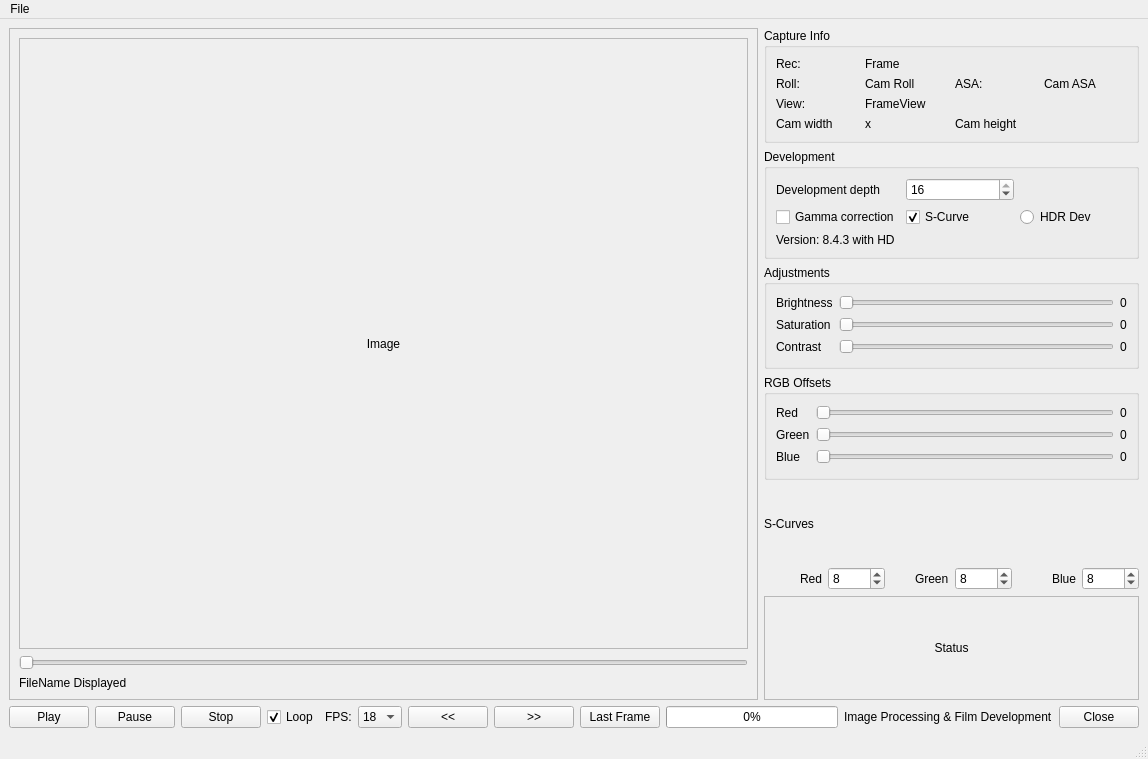
<?xml version="1.0" encoding="UTF-8"?>
<ui version="4.0">
 <class>Processing</class>
 <widget class="QMainWindow" name="Processing">
  <property name="geometry">
   <rect>
    <x>0</x>
    <y>0</y>
    <width>1148</width>
    <height>759</height>
   </rect>
  </property>
  <property name="windowTitle">
   <string>Image Processing &amp; Film Development</string>
  </property>
  <widget class="QWidget" name="centralwidget">
   <layout class="QVBoxLayout" name="rootLayout">
    <item>
     <layout class="QHBoxLayout" name="mainRow" stretch="2,1">
      <item>
       <widget class="QScrollArea" name="imageScrollArea">
        <property name="widgetResizable">
         <bool>true</bool>
        </property>
        <widget class="QWidget" name="imageScrollAreaWidget">
         <property name="geometry">
          <rect>
           <x>0</x>
           <y>0</y>
           <width>743</width>
           <height>633</height>
          </rect>
         </property>
         <layout class="QVBoxLayout" name="imageAreaLayout">
          <item>
           <widget class="QLabel" name="Label_showimage">
            <property name="sizePolicy">
             <sizepolicy hsizetype="Expanding" vsizetype="Expanding">
              <horstretch>0</horstretch>
              <verstretch>0</verstretch>
             </sizepolicy>
            </property>
            <property name="minimumSize">
             <size>
              <width>320</width>
              <height>240</height>
             </size>
            </property>
            <property name="frameShape">
             <enum>QFrame::Shape::StyledPanel</enum>
            </property>
            <property name="text">
             <string>Image</string>
            </property>
            <property name="scaledContents">
             <bool>false</bool>
            </property>
            <property name="alignment">
             <set>Qt::AlignmentFlag::AlignCenter</set>
            </property>
           </widget>
          </item>
          <item>
           <widget class="QSlider" name="horizontalSlider_3">
            <property name="minimum">
             <number>0</number>
            </property>
            <property name="maximum">
             <number>4000</number>
            </property>
            <property name="value">
             <number>0</number>
            </property>
            <property name="tracking">
             <bool>false</bool>
            </property>
            <property name="orientation">
             <enum>Qt::Orientation::Horizontal</enum>
            </property>
           </widget>
          </item>
          <item>
           <widget class="QLabel" name="FilenameDisplayed_Label">
            <property name="text">
             <string>FileName Displayed</string>
            </property>
            <property name="textInteractionFlags">
             <set>Qt::TextInteractionFlag::TextSelectableByMouse</set>
            </property>
           </widget>
          </item>
         </layout>
        </widget>
       </widget>
      </item>
      <item>
       <layout class="QVBoxLayout" name="controlsColumn">
        <item>
         <widget class="QGroupBox" name="infoGroup">
          <property name="title">
           <string>Capture Info</string>
          </property>
          <layout class="QGridLayout" name="infoGrid">
           <item row="0" column="0">
            <widget class="QLabel" name="label_12">
             <property name="text">
              <string>Rec:</string>
             </property>
            </widget>
           </item>
           <item row="0" column="1">
            <widget class="QLabel" name="label">
             <property name="text">
              <string>Frame</string>
             </property>
            </widget>
           </item>
           <item row="1" column="0">
            <widget class="QLabel" name="label_10">
             <property name="text">
              <string>Roll:</string>
             </property>
            </widget>
           </item>
           <item row="1" column="1">
            <widget class="QLabel" name="label_6">
             <property name="text">
              <string>Cam Roll</string>
             </property>
            </widget>
           </item>
           <item row="1" column="2">
            <widget class="QLabel" name="label_5">
             <property name="text">
              <string>ASA:</string>
             </property>
            </widget>
           </item>
           <item row="1" column="3">
            <widget class="QLabel" name="label_7">
             <property name="text">
              <string>Cam ASA</string>
             </property>
            </widget>
           </item>
           <item row="2" column="0">
            <widget class="QLabel" name="label_FrameView_2">
             <property name="text">
              <string>View:</string>
             </property>
            </widget>
           </item>
           <item row="2" column="1">
            <widget class="QLabel" name="label_FrameView">
             <property name="text">
              <string>FrameView</string>
             </property>
            </widget>
           </item>
           <item row="3" column="0">
            <widget class="QLabel" name="label_8">
             <property name="text">
              <string>Cam width</string>
             </property>
            </widget>
           </item>
           <item row="3" column="1">
            <widget class="QLabel" name="label_3">
             <property name="text">
              <string>x</string>
             </property>
            </widget>
           </item>
           <item row="3" column="2">
            <widget class="QLabel" name="label_9">
             <property name="text">
              <string>Cam height</string>
             </property>
            </widget>
           </item>
          </layout>
         </widget>
        </item>
        <item>
         <widget class="QGroupBox" name="devGroup">
          <property name="title">
           <string>Development</string>
          </property>
          <layout class="QGridLayout" name="devGrid">
           <item row="0" column="0">
            <widget class="QLabel" name="label_2">
             <property name="text">
              <string>Development depth</string>
             </property>
            </widget>
           </item>
           <item row="0" column="1">
            <widget class="QSpinBox" name="bitDepth">
             <property name="minimum">
              <number>8</number>
             </property>
             <property name="maximum">
              <number>16</number>
             </property>
             <property name="singleStep">
              <number>8</number>
             </property>
             <property name="value">
              <number>16</number>
             </property>
            </widget>
           </item>
           <item row="1" column="0">
            <widget class="QCheckBox" name="GammaCorrectionBox">
             <property name="text">
              <string>Gamma correction</string>
             </property>
            </widget>
           </item>
           <item row="1" column="1">
            <widget class="QCheckBox" name="SCurveBox">
             <property name="text">
              <string>S-Curve</string>
             </property>
             <property name="checked">
              <bool>true</bool>
             </property>
            </widget>
           </item>
           <item row="1" column="2">
            <widget class="QRadioButton" name="HDR_Develop">
             <property name="text">
              <string>HDR Dev</string>
             </property>
            </widget>
           </item>
           <item row="2" column="0" colspan="3">
            <widget class="QLabel" name="label_11">
             <property name="text">
              <string>Version: 8.4.3 with HD</string>
             </property>
            </widget>
           </item>
          </layout>
         </widget>
        </item>
        <item>
         <widget class="QGroupBox" name="groupBox">
          <property name="title">
           <string>Adjustments</string>
          </property>
          <layout class="QGridLayout" name="gridLayout">
           <item row="0" column="0">
            <widget class="QLabel" name="label_4">
             <property name="text">
              <string>Brightness</string>
             </property>
            </widget>
           </item>
           <item row="0" column="1">
            <widget class="QSlider" name="Brightness_slider">
             <property name="minimum">
              <number>-255</number>
             </property>
             <property name="maximum">
              <number>255</number>
             </property>
             <property name="value">
              <number>-255</number>
             </property>
             <property name="orientation">
              <enum>Qt::Orientation::Horizontal</enum>
             </property>
            </widget>
           </item>
           <item row="0" column="2">
            <widget class="QLabel" name="label_22">
             <property name="text">
              <string>0</string>
             </property>
            </widget>
           </item>
           <item row="1" column="0">
            <widget class="QLabel" name="label_21">
             <property name="text">
              <string>Saturation</string>
             </property>
            </widget>
           </item>
           <item row="1" column="1">
            <widget class="QSlider" name="Saturation_slider">
             <property name="minimum">
              <number>0</number>
             </property>
             <property name="maximum">
              <number>400</number>
             </property>
             <property name="singleStep">
              <number>1</number>
             </property>
             <property name="orientation">
              <enum>Qt::Orientation::Horizontal</enum>
             </property>
            </widget>
           </item>
           <item row="1" column="2">
            <widget class="QLabel" name="label_23">
             <property name="text">
              <string>0</string>
             </property>
            </widget>
           </item>
           <item row="2" column="0">
            <widget class="QLabel" name="label_24">
             <property name="text">
              <string>Contrast</string>
             </property>
            </widget>
           </item>
           <item row="2" column="1">
            <widget class="QSlider" name="Contrast_slider">
             <property name="maximum">
              <number>400</number>
             </property>
             <property name="orientation">
              <enum>Qt::Orientation::Horizontal</enum>
             </property>
            </widget>
           </item>
           <item row="2" column="2">
            <widget class="QLabel" name="label_25">
             <property name="text">
              <string>0</string>
             </property>
            </widget>
           </item>
          </layout>
         </widget>
        </item>
        <item>
         <widget class="QGroupBox" name="rgbGroup">
          <property name="title">
           <string>RGB Offsets</string>
          </property>
          <layout class="QGridLayout" name="rgbGrid">
           <item row="2" column="2">
            <widget class="QLabel" name="label_20">
             <property name="text">
              <string>0</string>
             </property>
            </widget>
           </item>
           <item row="0" column="2">
            <widget class="QLabel" name="label_18">
             <property name="text">
              <string>0</string>
             </property>
            </widget>
           </item>
           <item row="0" column="0">
            <widget class="QLabel" name="label_15">
             <property name="text">
              <string>Red</string>
             </property>
            </widget>
           </item>
           <item row="0" column="1">
            <widget class="QSlider" name="Red_Slider">
             <property name="minimum">
              <number>0</number>
             </property>
             <property name="maximum">
              <number>255</number>
             </property>
             <property name="orientation">
              <enum>Qt::Orientation::Horizontal</enum>
             </property>
            </widget>
           </item>
           <item row="1" column="2">
            <widget class="QLabel" name="label_19">
             <property name="text">
              <string>0</string>
             </property>
            </widget>
           </item>
           <item row="1" column="1">
            <widget class="QSlider" name="Green_Slider">
             <property name="minimum">
              <number>0</number>
             </property>
             <property name="maximum">
              <number>255</number>
             </property>
             <property name="orientation">
              <enum>Qt::Orientation::Horizontal</enum>
             </property>
            </widget>
           </item>
           <item row="2" column="1">
            <widget class="QSlider" name="Blue_Slider">
             <property name="minimum">
              <number>0</number>
             </property>
             <property name="maximum">
              <number>255</number>
             </property>
             <property name="orientation">
              <enum>Qt::Orientation::Horizontal</enum>
             </property>
            </widget>
           </item>
           <item row="2" column="0">
            <widget class="QLabel" name="label_16">
             <property name="text">
              <string>Blue</string>
             </property>
            </widget>
           </item>
           <item row="1" column="0">
            <widget class="QLabel" name="label_17">
             <property name="text">
              <string>Green</string>
             </property>
            </widget>
           </item>
          </layout>
         </widget>
        </item>
        <item>
         <layout class="QGridLayout" name="curvesGrid">
          <item row="0" column="0">
           <widget class="QLabel" name="label_26">
            <property name="text">
             <string>S-Curves</string>
            </property>
           </widget>
          </item>
          <item row="1" column="2" alignment="Qt::AlignmentFlag::AlignRight">
           <widget class="QLabel" name="label_27">
            <property name="text">
             <string>Green</string>
            </property>
           </widget>
          </item>
          <item row="1" column="3">
           <widget class="QSpinBox" name="spinBox_GreenCurve">
            <property name="maximum">
             <number>32</number>
            </property>
            <property name="value">
             <number>8</number>
            </property>
           </widget>
          </item>
          <item row="1" column="5">
           <widget class="QSpinBox" name="spinBox_BlueCurve">
            <property name="maximum">
             <number>32</number>
            </property>
            <property name="value">
             <number>8</number>
            </property>
           </widget>
          </item>
          <item row="1" column="1">
           <widget class="QSpinBox" name="spinBox_RedCurve">
            <property name="maximum">
             <number>32</number>
            </property>
            <property name="value">
             <number>8</number>
            </property>
           </widget>
          </item>
          <item row="1" column="4" alignment="Qt::AlignmentFlag::AlignRight">
           <widget class="QLabel" name="label_28">
            <property name="text">
             <string>Blue</string>
            </property>
           </widget>
          </item>
          <item row="1" column="0" alignment="Qt::AlignmentFlag::AlignRight">
           <widget class="QLabel" name="label_14">
            <property name="text">
             <string>Red</string>
            </property>
           </widget>
          </item>
         </layout>
        </item>
        <item>
         <widget class="QLabel" name="StatusUpdate">
          <property name="sizePolicy">
           <sizepolicy hsizetype="Expanding" vsizetype="Preferred">
            <horstretch>0</horstretch>
            <verstretch>0</verstretch>
           </sizepolicy>
          </property>
          <property name="frameShape">
           <enum>QFrame::Shape::StyledPanel</enum>
          </property>
          <property name="text">
           <string>Status</string>
          </property>
          <property name="alignment">
           <set>Qt::AlignmentFlag::AlignCenter</set>
          </property>
          <property name="wordWrap">
           <bool>true</bool>
          </property>
         </widget>
        </item>
       </layout>
      </item>
     </layout>
    </item>
    <item>
     <layout class="QHBoxLayout" name="frameSliderRow"/>
    </item>
    <item>
     <layout class="QHBoxLayout" name="bottomBar">
      <!-- NEW: Playback controls -->
      <item>
       <layout class="QHBoxLayout" name="playbackControls">
        <item>
         <widget class="QPushButton" name="playButton">
          <property name="text">
           <string>Play</string>
          </property>
         </widget>
        </item>
        <item>
         <widget class="QPushButton" name="pauseButton">
          <property name="text">
           <string>Pause</string>
          </property>
         </widget>
        </item>
        <item>
         <widget class="QPushButton" name="stopButton">
          <property name="text">
           <string>Stop</string>
          </property>
         </widget>
        </item>
        <item>
         <widget class="QCheckBox" name="loopCheck">
          <property name="text">
           <string>Loop</string>
          </property>
          <property name="checked">
           <bool>true</bool>
          </property>
         </widget>
        </item>
        <item>
         <widget class="QLabel" name="fpsLabel">
          <property name="text">
           <string>FPS:</string>
          </property>
         </widget>
        </item>
        <item>
         <widget class="QComboBox" name="fpsCombo">
          <item>
           <property name="text">
            <string>18</string>
           </property>
          </item>
          <item>
           <property name="text">
            <string>24</string>
           </property>
          </item>
         </widget>
        </item>
       </layout>
      </item>

      <!-- Existing nav buttons -->
      <item>
       <layout class="QHBoxLayout" name="navButtons">
        <item>
         <widget class="QPushButton" name="Back_Button">
          <property name="text">
           <string>&lt;&lt;</string>
          </property>
         </widget>
        </item>
        <item>
         <widget class="QPushButton" name="ForwardButton">
          <property name="text">
           <string>&gt;&gt;</string>
          </property>
         </widget>
        </item>
        <item>
         <widget class="QPushButton" name="LastButton">
          <property name="text">
           <string>Last Frame</string>
          </property>
         </widget>
        </item>
       </layout>
      </item>

      <item>
       <widget class="QProgressBar" name="progressBar">
        <property name="maximum">
         <number>3800</number>
        </property>
        <property name="value">
         <number>21</number>
        </property>
       </widget>
      </item>
      <item>
       <widget class="QLabel" name="TitleLabel">
        <property name="text">
         <string>Image Processing &amp; Film Development</string>
        </property>
       </widget>
      </item>
      <item>
       <widget class="QPushButton" name="pushButton_4">
        <property name="text">
         <string>Close</string>
        </property>
       </widget>
      </item>
     </layout>
    </item>
   </layout>
  </widget>
  <widget class="QMenuBar" name="menuBar">
   <property name="geometry">
    <rect>
     <x>0</x>
     <y>0</y>
     <width>1148</width>
     <height>26</height>
    </rect>
   </property>
   <widget class="QMenu" name="menuFile">
    <property name="title">
     <string>File</string>
    </property>
    <addaction name="actionOpen_WorkDirectory"/>
    <addaction name="actionOpen_Film_Roll"/>
    <addaction name="actionSelect_Development_Template"/>
    <addaction name="separator"/>
    <addaction name="actionDevelop_Film"/>
    <addaction name="separator"/>
    <addaction name="actionExit"/>
   </widget>
   <addaction name="menuFile"/>
  </widget>
  <widget class="QStatusBar" name="statusBar"/>
  <action name="actionOpen_WorkDirectory">
   <property name="text">
    <string>Open WorkDirectory</string>
   </property>
  </action>
  <action name="actionOpen_Film_Roll">
   <property name="text">
    <string>Open Film Roll</string>
   </property>
  </action>
  <action name="actionDevelop_Film">
   <property name="text">
    <string>Develop Film</string>
   </property>
  </action>
  <action name="actionSelect_Development_Template">
   <property name="text">
    <string>Select Development Template</string>
   </property>
  </action>
  <action name="actionExit">
   <property name="text">
    <string>Exit</string>
   </property>
  </action>
 </widget>
 <layoutdefault spacing="6" margin="9"/>
 <resources/>
 <connections>
  <connection>
   <sender>playButton</sender>
   <signal>clicked()</signal>
   <receiver>Processing</receiver>
   <slot>on_playButton_clicked()</slot>
  </connection>
  <connection>
   <sender>pauseButton</sender>
   <signal>clicked()</signal>
   <receiver>Processing</receiver>
   <slot>on_pauseButton_clicked()</slot>
  </connection>
  <connection>
   <sender>stopButton</sender>
   <signal>clicked()</signal>
   <receiver>Processing</receiver>
   <slot>on_stopButton_clicked()</slot>
  </connection>
  <connection>
   <sender>pushButton_4</sender>
   <signal>clicked()</signal>
   <receiver>Processing</receiver>
   <slot>close()</slot>
   <hints>
    <hint type="sourcelabel">
     <x>20</x>
     <y>20</y>
    </hint>
    <hint type="destinationlabel">
     <x>20</x>
     <y>20</y>
    </hint>
   </hints>
  </connection>
  <connection>
   <sender>Red_Slider</sender>
   <signal>valueChanged(int)</signal>
   <receiver>label_18</receiver>
   <slot>setNum(int)</slot>
   <hints>
    <hint type="sourcelabel">
     <x>20</x>
     <y>20</y>
    </hint>
    <hint type="destinationlabel">
     <x>20</x>
     <y>20</y>
    </hint>
   </hints>
  </connection>
  <connection>
   <sender>Blue_Slider</sender>
   <signal>valueChanged(int)</signal>
   <receiver>label_19</receiver>
   <slot>setNum(int)</slot>
   <hints>
    <hint type="sourcelabel">
     <x>20</x>
     <y>20</y>
    </hint>
    <hint type="destinationlabel">
     <x>20</x>
     <y>20</y>
    </hint>
   </hints>
  </connection>
  <connection>
   <sender>Green_Slider</sender>
   <signal>valueChanged(int)</signal>
   <receiver>label_20</receiver>
   <slot>setNum(int)</slot>
   <hints>
    <hint type="sourcelabel">
     <x>20</x>
     <y>20</y>
    </hint>
    <hint type="destinationlabel">
     <x>20</x>
     <y>20</y>
    </hint>
   </hints>
  </connection>
  <connection>
   <sender>Brightness_slider</sender>
   <signal>valueChanged(int)</signal>
   <receiver>label_22</receiver>
   <slot>setNum(int)</slot>
   <hints>
    <hint type="sourcelabel">
     <x>20</x>
     <y>20</y>
    </hint>
    <hint type="destinationlabel">
     <x>20</x>
     <y>20</y>
    </hint>
   </hints>
  </connection>
  <connection>
   <sender>Saturation_slider</sender>
   <signal>valueChanged(int)</signal>
   <receiver>label_23</receiver>
   <slot>setNum(int)</slot>
   <hints>
    <hint type="sourcelabel">
     <x>20</x>
     <y>20</y>
    </hint>
    <hint type="destinationlabel">
     <x>20</x>
     <y>20</y>
    </hint>
   </hints>
  </connection>
  <connection>
   <sender>Contrast_slider</sender>
   <signal>valueChanged(int)</signal>
   <receiver>label_25</receiver>
   <slot>setNum(int)</slot>
   <hints>
    <hint type="sourcelabel">
     <x>20</x>
     <y>20</y>
    </hint>
    <hint type="destinationlabel">
     <x>20</x>
     <y>20</y>
    </hint>
   </hints>
  </connection>
  <connection>
   <sender>actionExit</sender>
   <signal>triggered()</signal>
   <receiver>Processing</receiver>
   <slot>close()</slot>
   <hints>
    <hint type="sourcelabel">
     <x>-1</x>
     <y>-1</y>
    </hint>
    <hint type="destinationlabel">
     <x>20</x>
     <y>20</y>
    </hint>
   </hints>
  </connection>
  <connection>
   <sender>actionOpen_WorkDirectory</sender>
   <signal>triggered()</signal>
   <receiver>Processing</receiver>
   <slot>on_SelectDir_Button_clicked()</slot>
   <hints>
    <hint type="sourcelabel">
     <x>-1</x>
     <y>-1</y>
    </hint>
    <hint type="destinationlabel">
     <x>20</x>
     <y>20</y>
    </hint>
   </hints>
  </connection>
  <connection>
   <sender>actionOpen_Film_Roll</sender>
   <signal>triggered()</signal>
   <receiver>Processing</receiver>
   <slot>on_Settings_Button_clicked()</slot>
   <hints>
    <hint type="sourcelabel">
     <x>-1</x>
     <y>-1</y>
    </hint>
    <hint type="destinationlabel">
     <x>20</x>
     <y>20</y>
    </hint>
   </hints>
  </connection>
  <connection>
   <sender>actionDevelop_Film</sender>
   <signal>triggered()</signal>
   <receiver>Processing</receiver>
   <slot>on_DevelopFilm_Button_clicked()</slot>
   <hints>
    <hint type="sourcelabel">
     <x>-1</x>
     <y>-1</y>
    </hint>
    <hint type="destinationlabel">
     <x>20</x>
     <y>20</y>
    </hint>
   </hints>
  </connection>
 </connections>
 <slots>
  <slot>on_SelectDir_Button_clicked()</slot>
  <slot>on_Settings_Button_clicked()</slot>
  <slot>on_DevelopFilm_Button_clicked()</slot>
  <slot>on_playButton_clicked()</slot>
  <slot>on_pauseButton_clicked()</slot>
  <slot>on_stopButton_clicked()</slot>
 </slots>
</ui>
